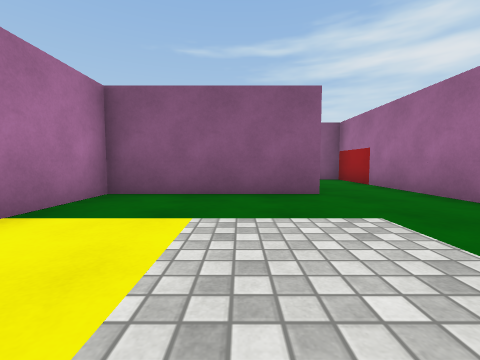
view 1 (above)

19 first-person views from a walk through a 3-D level made in the Unity game engine. The camera is 0.58 m above the floor, tilts 4° down and sees 90° across. The floor is counted in squares, 1 m on a side. Each view is taken from the middle of a square. On the plan, view 1 faces up. The plan holds only what a view shows up to about 9 squares ahead; the rest is blank. The player character is not drawn. Surface patterns are stand-ins for the level's own textures.

view 2
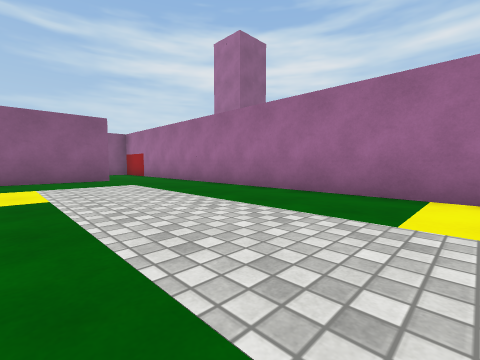

view 3
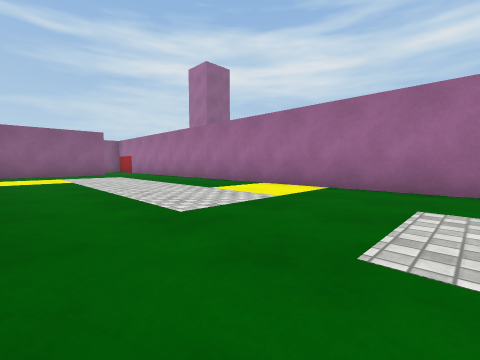

view 4
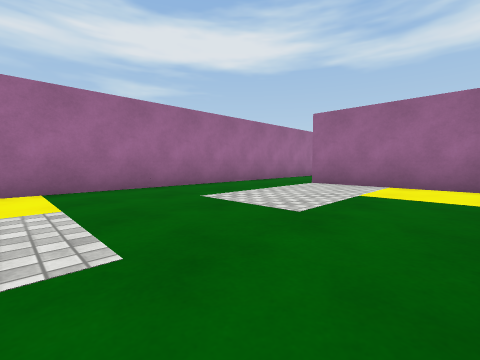

view 5
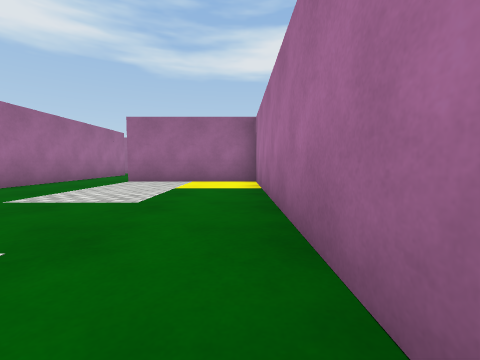

view 6
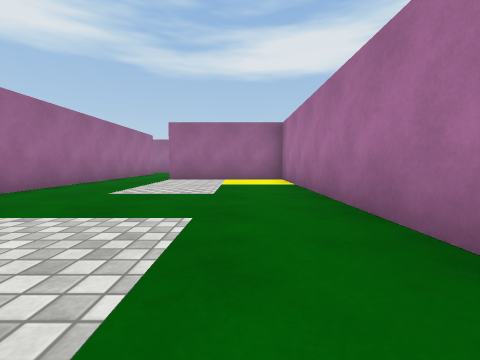

view 7
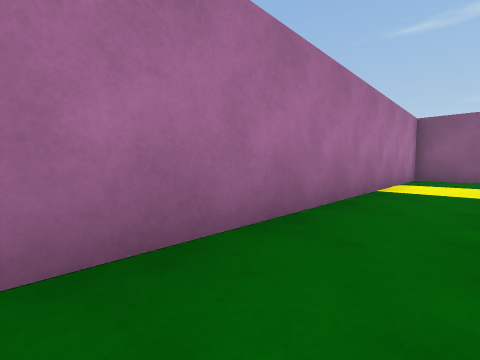

view 8
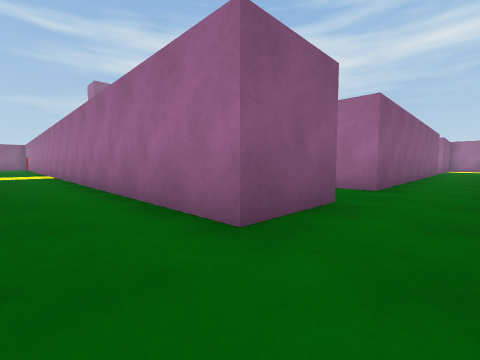

view 9
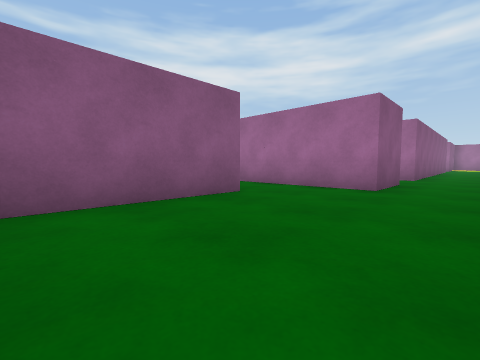

view 10
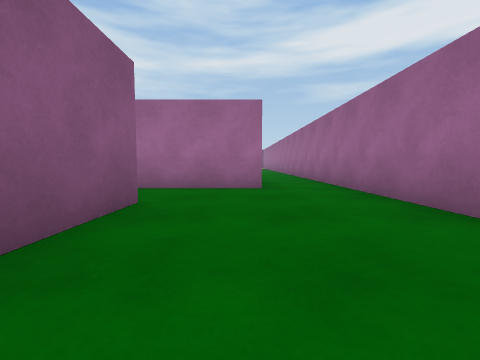

view 11
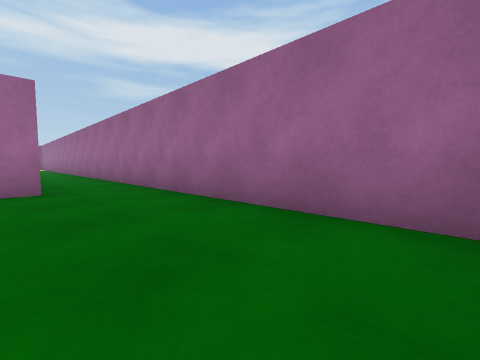

view 12
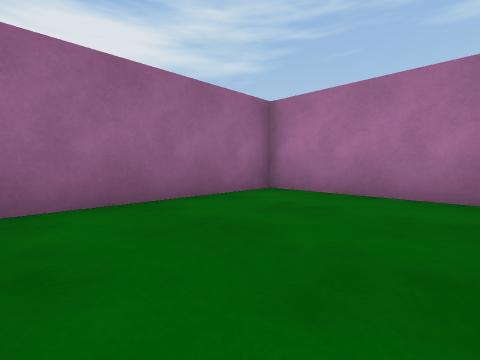

view 13
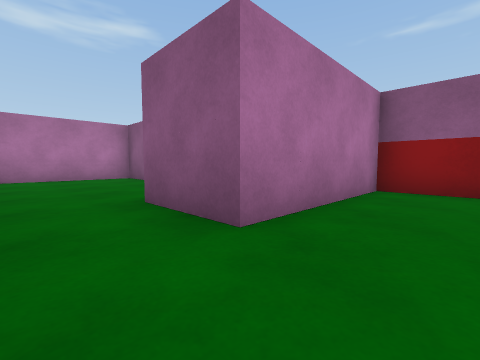

view 14
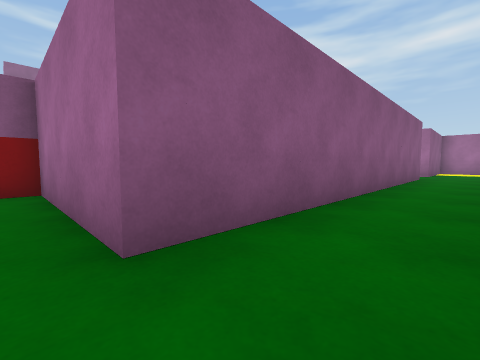

view 15
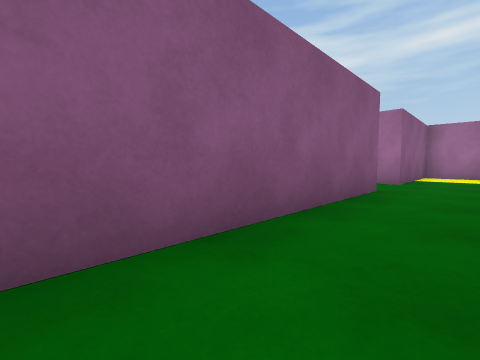

view 16
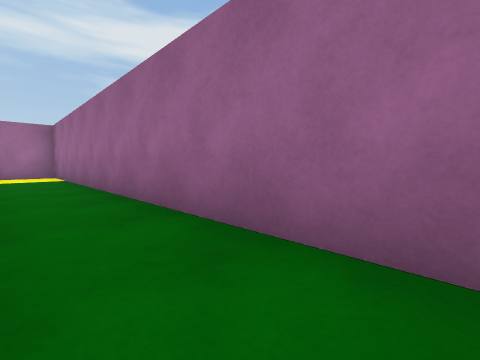

view 17
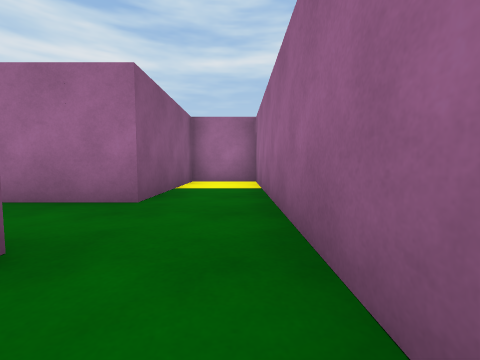

view 18
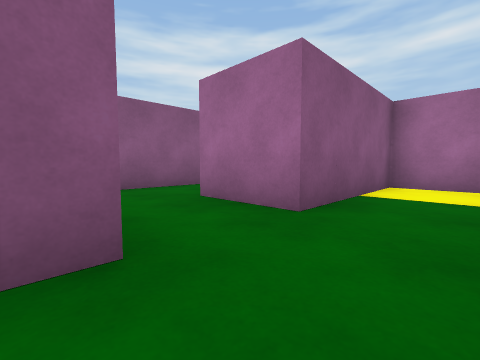

view 19
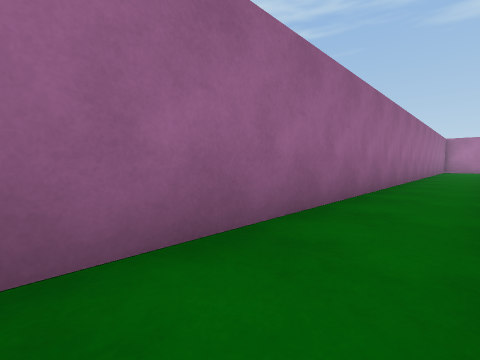

### Floor plan
Ten units are one square. View 1 is at (0, 0); x grows to the right and y downward. Boxes are objects, and circles mark ways between rooms. Rooms are numbered by the first view taken in them; rooms with no view inside come last. Other rooms are left out.
<svg viewBox="-30 -60 270 240">
<path fill="none" stroke="#000" d="M16 -45 -25 -45 -25 115 15 115M35 115 35 -45M15 135 -25 135 -25 175 55 175M55 155 35 155 35 115M176 155 75 155 75 115M55 175 235 175 235 155 195 155 195 135M55 115 55 155"/>
<rect x="-25" y="95" width="20" height="20" fill="#bbb"><title>other object</title></rect>
<rect x="-25" y="-25" width="20" height="20" fill="#bbb"><title>other object</title></rect>
<rect x="15" y="35" width="20" height="20" fill="#bbb"><title>other object</title></rect>
<rect x="55" y="105" width="10" height="10" fill="#bbb"><title>red block</title></rect>
<rect x="215" y="155" width="20" height="20" fill="#bbb"><title>other object</title></rect>
<circle cx="25" cy="125" r="3" fill="#2a7"/>
<circle cx="45" cy="165" r="3" fill="#2a7"/>
<text x="0" y="30">1</text>
<text x="10" y="150">2</text>
<text x="130" y="160">3</text>
</svg>
Room 1 opens to room 2. Room 2 opens to room 3.

Where each view was taken, in squares from view 1:
view 1: 0 up, 0 right, facing up
view 2: 4 down, 1 left, facing up-right
view 3: 8 down, 2 left, facing up-right
view 4: 5 down, 2 left, facing down-right
view 5: 4 down, 2 left, facing down
view 6: 3 down, 1 left, facing down
view 7: 5 down, 1 left, facing up-left
view 8: 17 down, 2 right, facing up-right
view 9: 17 down, 2 left, facing up-right
view 10: 15 down, 2 left, facing right
view 11: 15 down, 2 left, facing down-right
view 12: 14 down, 2 right, facing down-left
view 13: 17 down, 7 right, facing up-left
view 14: 17 down, 7 right, facing up-right
view 15: 17 down, 12 right, facing up-right
view 16: 16 down, 12 right, facing down-right
view 17: 17 down, 16 right, facing right
view 18: 17 down, 17 right, facing up-right
view 19: 16 down, 16 right, facing down-left
